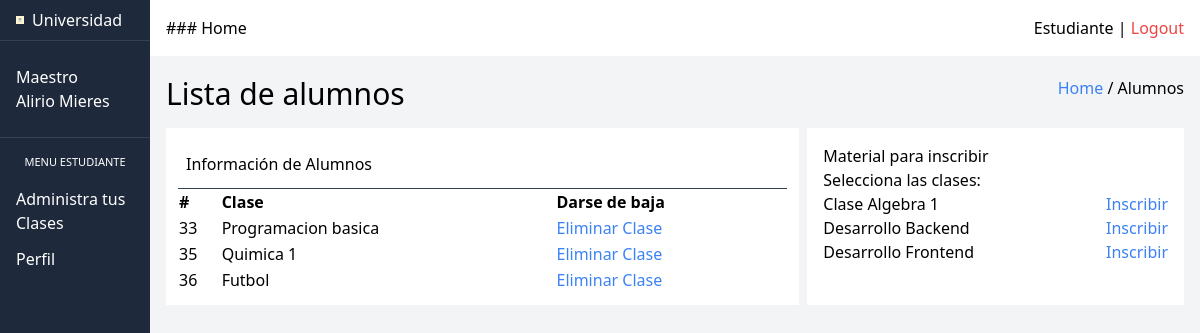
Screenshot of /index.php?action=show-clases-table (signed in) with the database file from the repository.
### tables this page shows
CREATE TABLE `clases` (
  `id` int(11) NOT NULL,
  `name` varchar(150) NOT NULL,
  `instructor_id` int(11) DEFAULT NULL
);

### src/DB.php (called while the page is built, shortened)
<?php
class DB
{
    private $pdo;
    public function __construct()
    {
        try {
            $host = $_ENV["DB_HOST"];
            $dbname = $_ENV["DB_DATABASE"];
            $port = $_ENV["DB_PORT"];
            $username = $_ENV["DB_USERNAME"];
            $password = $_ENV["DB_PASSWORD"];
            $attributes = [PDO::ATTR_ERRMODE => PDO::ERRMODE_EXCEPTION];
            $dsn = "mysql:host=$host;dbname=$dbname;port=$port";
            $this->pdo = new PDO($dsn, $username, $password, $attributes);
        } catch (PDOException $e) {
            echo "ERROR: " . $e->getMessage();
        }
    }
    public function connect()
    {
        return $this->pdo;
    }
}
?>

### src/models/Clases.php (called while the page is built, shortened)
<?php
require_once($_SERVER["DOCUMENT_ROOT"] . "/src/DB.php");
class Clases
{
    public function findClasesByStudentId($id)
    {
        $query = "SELECT clases.id as class_id, student.id as student_id, clases.name as class_name
                FROM user
                    INNER JOIN student
                        ON student.user_id = user.id
                     INNER JOIN studet_clases
                         ON studet_clases.id_student = student.id
                     INNER JOIN clases
                         ON studet_clases.id_clase = clases.id
                     WHERE student.id = :id;";
        $pdo = new DB();
        $stmnt = $pdo->connect()->prepare($query);
        $stmnt->bindParam(":id", $id, PDO::PARAM_INT);
        $stmnt->execute();
        $data = [];
        while ($row = $stmnt->fetch(PDO::FETCH_ASSOC)) {
            array_push($data, $row);
        }
        return $data;
    }
    public function findClasesNotRegisteredByStudentId($id)
    {
        $query = "SELECT clases.id as class_id, clases.name as class_name
                FROM clases
                WHERE clases.id NOT IN (
                    SELECT studet_clases.id_clase
                    FROM student
                    INNER JOIN studet_clases ON studet_clases.id_student = student.id
                    WHERE student.id = :id
        );";
        $pdo = new DB();
        $stmnt = $pdo->connect()->prepare($query);
        $stmnt->bindParam(":id", $id, PDO::PARAM_INT);
        $stmnt->execute();
        $data = [];
        while ($row = $stmnt->fetch(PDO::FETCH_ASSOC)) {
            array_push($data, $row);
        }
        return $data;
    }
}
?>

### src/views/student/student-class.php (the view, shortened to what this page needs)
<?php require $_SERVER['DOCUMENT_ROOT'] . '/src/templates/head.php'; ?>
</head>
<body>
    <div class="grid grid-cols-8 grid-flow-col">
        <?php require $_SERVER['DOCUMENT_ROOT'] . '/src/views/student/nav-aside.php'; ?>
        <main>
            <section class="p-4 ">
                <div class="flex justify-between mb-4">
                    <h1 class="text-3xl">Lista de alumnos</h1>
                    <div>
                        <a class="text-blue-500" href="/index.php">Home</a> / Alumnos
                    </div>
                </div>
                <div class="grid grid-cols-12 gap-2">
                    <div class="bg-white  divide-y divide-slate-700 p-3 col-start-1 col-span-8 ">
                        <div class="flex justify-between items-center px-2 py-3">
                            <span>Información de Alumnos</span>
                        </div>
                        <table class="w-full ">
                            <thead>
                                <tr>
                                    <td class="font-bold">#</td>
                                    <td class="font-bold">Clase</td>
                                    <td class="font-bold">Darse de baja</td>
                                </tr>
                            </thead>
                            <tbody>
                                <?php foreach ($studentClasses as $row) { ?>
                                    <tr>
                                        <td><?= $row["class_id"] ?></td>
                                        <td><?= $row["class_name"] ?></td>
                                        <td class="text-blue-500"><a href="/index.php?action=delete-student-class&class_id=<?= $row["class_id"] ?>&student_id=<?= $row["student_id"] ?>">Eliminar Clase</a></td>
                                    </tr>
                                <?php } ?>
                            </tbody>
                        </table>
                    </div>
                    <div class="col-start-9 col-span-12 w-full bg-white p-4">
                        <div class="divide-slate-700 ">
                            <h2>Material para inscribir</h2>
                        </div>
                        <span>Selecciona las clases:</span>
                        <div>
                            <?php foreach ($classesNotRegistered as $row) { ?>
                                <div class="flex justify-between items-center">
                                    <span><?= $row["class_name"] ?></span>
                                    <a class="text-blue-500" href="/index.php?action=add-student-class&class_id=<?= $row["class_id"] ?>&student_id=<?= $id ?>">Inscribir</a>
                                </div>
                            <?php } ?>
                        </div>
                    </div>
                </div>
            </section>
        </main>
    </div>
    </div>
</body>
</html>

### rows the page displays
clases: id "33", name "Programacion basica"
clases: id "35", name "Quimica 1"
clases: id "36", name "Futbol"
clases: name "Clase Algebra 1"
clases: name "Desarrollo Backend"
clases: name "Desarrollo Frontend"

### other values shown
$_SESSION["userData"]["firstname"] "Alirio"
$_SESSION["userData"]["lastname"] "Mieres"
